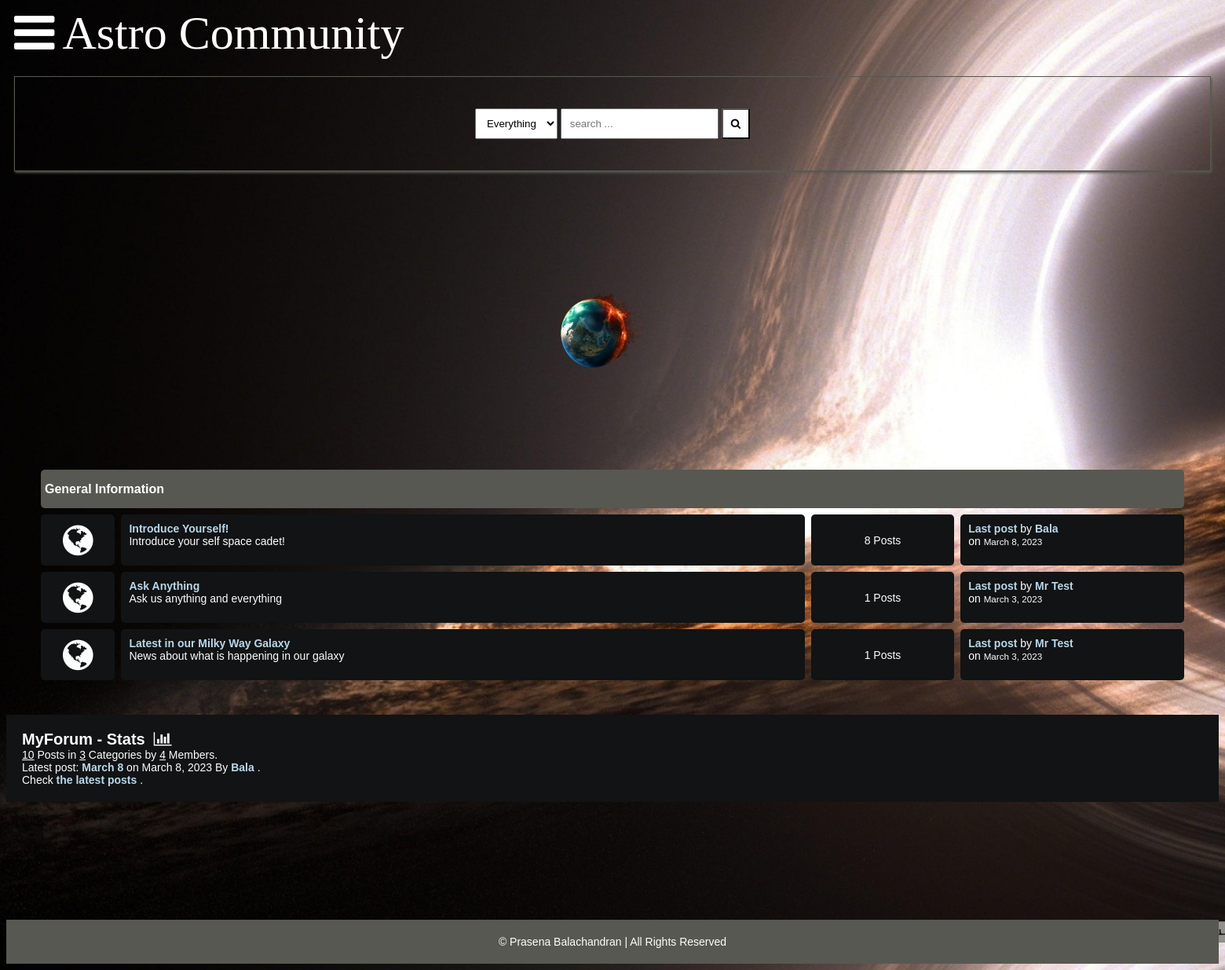
The app's page /, older data.
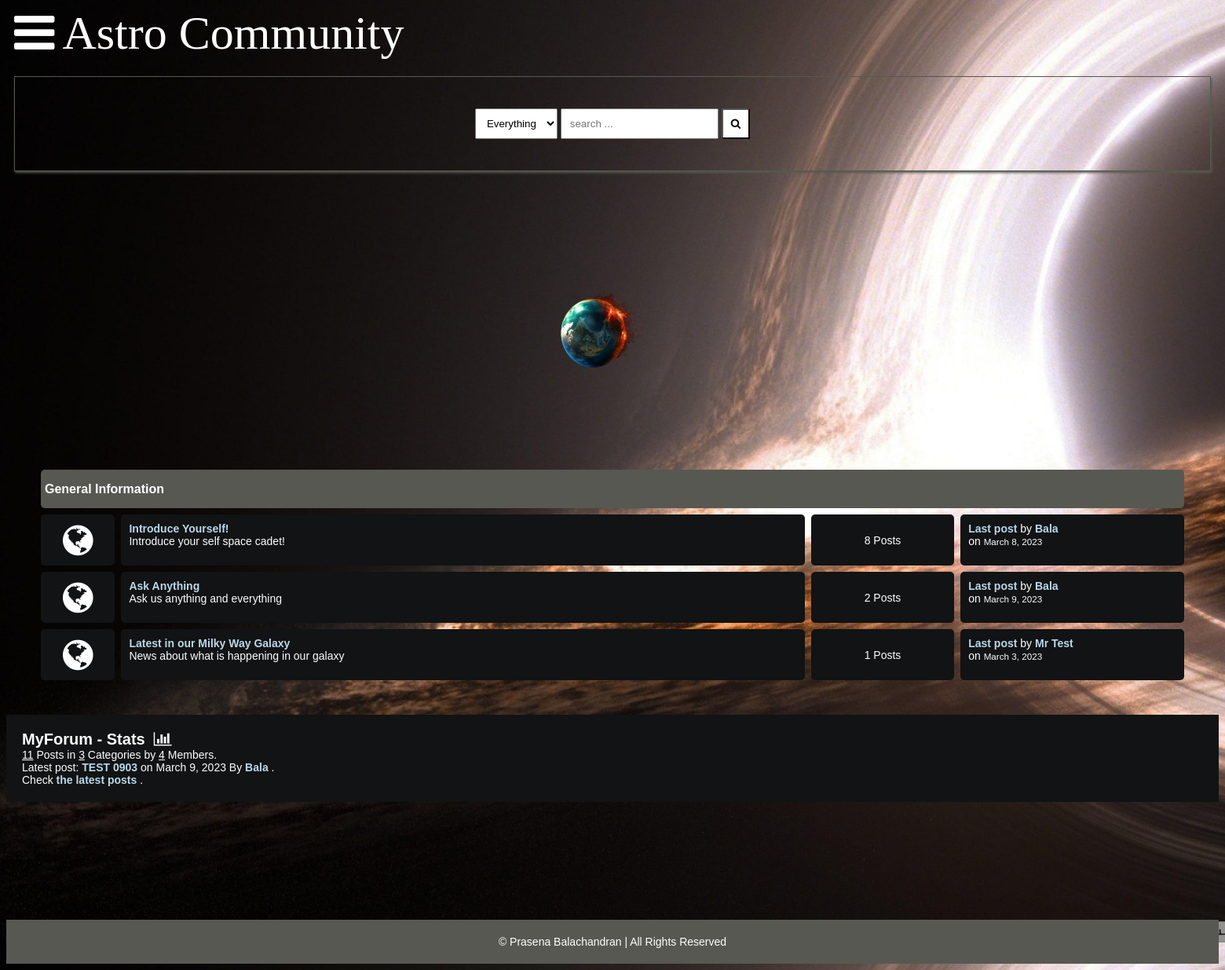
The same page, newer data.
### main/models.py (models this page shows, shortened)
class Category(models.Model):
    title = models.CharField(max_length=50)
    slug = models.SlugField(max_length=400, unique=True, blank=True)
    description = models.TextField(default="description")
    class Meta:
        verbose_name_plural = "categories"
    def get_url(self):
        return reverse("posts", kwargs={"slug": self.slug})
    @property
    def num_posts(self):
        return Post.objects.filter(categories=self).count()
    @property
    def last_post(self):
        return Post.objects.filter(categories=self).latest("date")

class Post(models.Model):
    title = models.CharField(max_length=400)
    slug = models.SlugField(max_length=400, unique=True, blank=True)
    user = models.ForeignKey(Author, on_delete=models.CASCADE)
    content = HTMLField()
    categories = models.ManyToManyField(Category)
    date = models.DateTimeField(auto_now_add=True)
    approved = models.BooleanField(default=False)
    hit_count_generic = GenericRelation(
        HitCount,
        object_id_field="object_pk",
        related_query_name="hit_count_generic_relation",
    )
    tags = TaggableManager()
    comments = models.ManyToManyField(Comment, blank=True)
    closed = models.BooleanField(default=False)
    state = models.CharField(max_length=40, default="zero")
    def get_url(self):
        return reverse("detail", kwargs={"slug": self.slug})

class Author(models.Model):
    user = models.ForeignKey(User, on_delete=models.CASCADE)
    fullname = models.CharField(max_length=40, blank=True)
    slug = slug = models.SlugField(max_length=400, unique=True, blank=True)
    bio = HTMLField()
    points = models.IntegerField(default=0)
    profile_pic = ResizedImageField(
        size=[50, 80],
        quality=100,
        upload_to="authors",
        default=None,
        null=True,
        blank=True,
    )

### main/views.py (the view)
# urls.py: path("", home, name="home"),
def home(request):
    forums = Category.objects.all()
    num_posts = Post.objects.all().count()
    num_users = User.objects.all().count()
    num_categories = forums.count()
    try:
        last_post = Post.objects.latest("date")
    except Post.DoesNotExist:
        last_post = []
    context = {
        "forums": forums,
        "num_posts": num_posts,
        "num_users": num_users,
        "num_categories": num_categories,
        "last_post": last_post,
        "title": "ASTRO forum app"
    }
    return render(request, "index.html", context)

### main/context_processors.py (called while the page is built, shortened)
def searchFunction(request):
    search_context = {}
    posts = Post.objects.all()
    return search_context

### templates/index.html
{% extends 'base.html' %} {% block content %}
<div class="container">
	<div class="video-wrapper">
		<video playsinline autoplay muted loop>
			<source src="static/assets/videos/moon.mp4" type="video/webm" >
		</video>
	</div>
	<div class="subforum">
		<div class="subforum-title">
			<h1>General Information</h1>
		</div>
		{% for forum in forums %}
		<div class="subforum-row">
			<div class="subforum-icon subforum-column center">
				<i class="fa fa-globe center"></i>
			</div>
			<div class="subforum-description subforum-column">
				<h4><a href="{{forum.get_url}}">{{forum.title}}</a></h4>
				<p>{{forum.description}}</p>
			</div>
			<div class="subforum-stats subforum-column center">
				<span>{{forum.num_posts}} Posts</span>
			</div>
			<div class="subforum-info subforum-column">
				<b><a href="{{forum.last_post.get_url}}">Last post</a></b> by <a href="">{{forum.last_post.user.fullname|title}}</a> <br >
				on <small>{{forum.last_post.date|date}}</small>
			</div>
		</div>
		{% endfor %}
	</div>
</div>
<div class="forum-info">
	<div class="chart">MyForum - Stats &nbsp;<i class="fa fa-bar-chart"></i></div>
	<span><u>{{num_posts}}</u> Posts in <u>{{num_categories}}</u> Categories by <u>{{num_users}}</u> Members.</span><br >
	{% if forums %}
	<span>
		Latest post: <b><a href="{{last_post.get_url}}">{{last_post.title}}</a></b> on {{last_post.date|date}} By <a href="">{{last_post.user.fullname|title}}</a>
	</span>
	.<br >
	<span>Check <a href="{% url 'latest_posts' %}">the latest posts</a> .</span><br >
	{% endif %}
</div>
{% endblock content %}

### templates/base.html (shortened to what this page needs)
<!DOCTYPE html>
<html lang="en">
	<head>
		{% load static %}
		<link rel="stylesheet" href="{% static 'assets/css/style.css' %}" >
		<link rel="stylesheet" href="https://cdnjs.cloudflare.com/ajax/libs/font-awesome/4.7.0/css/font-awesome.min.css" >
	</head>
	<body>
		<header>
			<nav class="navbar">
				<a class="bar-icon" id="iconBar" onclick="hideIconBar()"><i class="fa fa-bars"></i></a>
				<div class="brand">Astro Community</div>
			</nav>
			<form action="{% url 'search_result' %}" method="GET">
				<div class="search-box">
					<div>
						<select name="search" id="search">
							<option value="Everything">Everything</option>
						</select>
						<input type="text" name="q" placeholder="search ..." >
						<button type="submit" name="search" aria-label="Search"><i class="fa fa-search"></i></button>
					</div>
				</div>
			</form>
		</header>
		{% block content %} {% endblock content %}
		<footer>
			<span>&copy; Prasena Balachandran | All Rights Reserved</span>
		</footer>
	</body>
</html>

### static/assets/css/style.css (style rules this page uses)
:root { background-image: url("../images/blackhole.jpg"); background-color: #cccccc; }
* { box-sizing: border-box; }
html { font-size: 14px; font-family: 'Titillium Web', sans-serif; background-color:rgb(0,0,0); color:#FEFEFE; }
a { color:#BAD7E9; font-weight: bolder; text-decoration: none; }
video { position: absolute; top: 0; left: 0; }
.video-wrapper { position: relative; margin-top: 20px; width: 1800px; height: 300px; overflow: hidden; text-align: center; display: flex; align-items: center; justify-content: center; }
video { object-fit: cover; height: 100%; width: 100%; position: absolute; top: 0; left: 0; }
h1 { font-size:16px; font-weight: bolder; }
.container { margin: 20px; padding: 20px; }
.subforum { margin-top:20px; }
.subforum-title { background-color:#575851; padding: 5px; border-radius: 5px; margin:4px; }
.subforum-row { display: grid; grid-template-columns: 7% 60% 13% 20%; }
.subforum-column { padding: 10px; margin:4px; border-radius: 5px; background-color:#111314; }
.subforum-description * { margin-block: 0; }
.center { display: flex; justify-content: center; align-items: center; }
.subforum-icon i { font-size: 45px; }
header { margin-inline: 10px; }
.navbar { display:flex; align-items: center; }
.bar-icon { font-size: 60px; display: inline-block; margin-right:10px; color: #fff; cursor: pointer; }
.brand { font-family: Fredoka; font-size:60px; display: inline-block; color: #fff; }
.search-box { border: solid 1px #575851; margin-top: 20px; padding: 40px; display:flex; justify-content: center; box-shadow:1px 2px 3px #575851; }
.search-box select { padding: 10px; }
.search-box input { padding: 10px; }
.search-box button { padding: 10px; background-color:#fff; color:#000000; }
.forum-info { padding: 20px; background-color: #111314; }
.chart { font-size:20px; font-weight:bold; }
footer { margin-top: 20px; padding: 20px; background-color: #575851; display: block; text-align: center; }

Row changes from the older to the newer data that the page shows:
no longer on this page (row unchanged): Post: title "March 8", date "March 8, 2023", user.fullname "Bala"
computed for Category "Ask Anything": num_posts "1" → "2"; last_post.user.fullname "Mr Test" → "Bala"; last_post "March 3, 2023" → "March 9, 2023"
added Post: title "TEST 0903", date "March 9, 2023", user.fullname "Bala"
Text that changed along with them:
{{ num_posts }}: "10" → "11"
